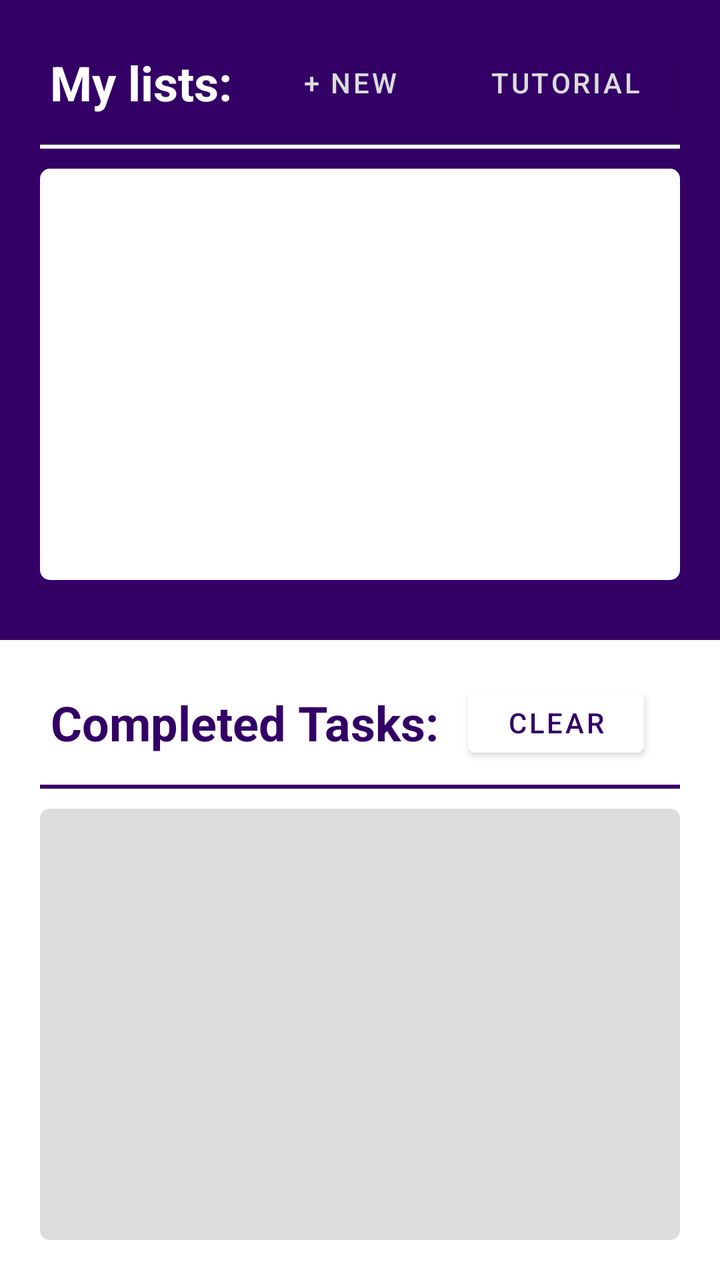
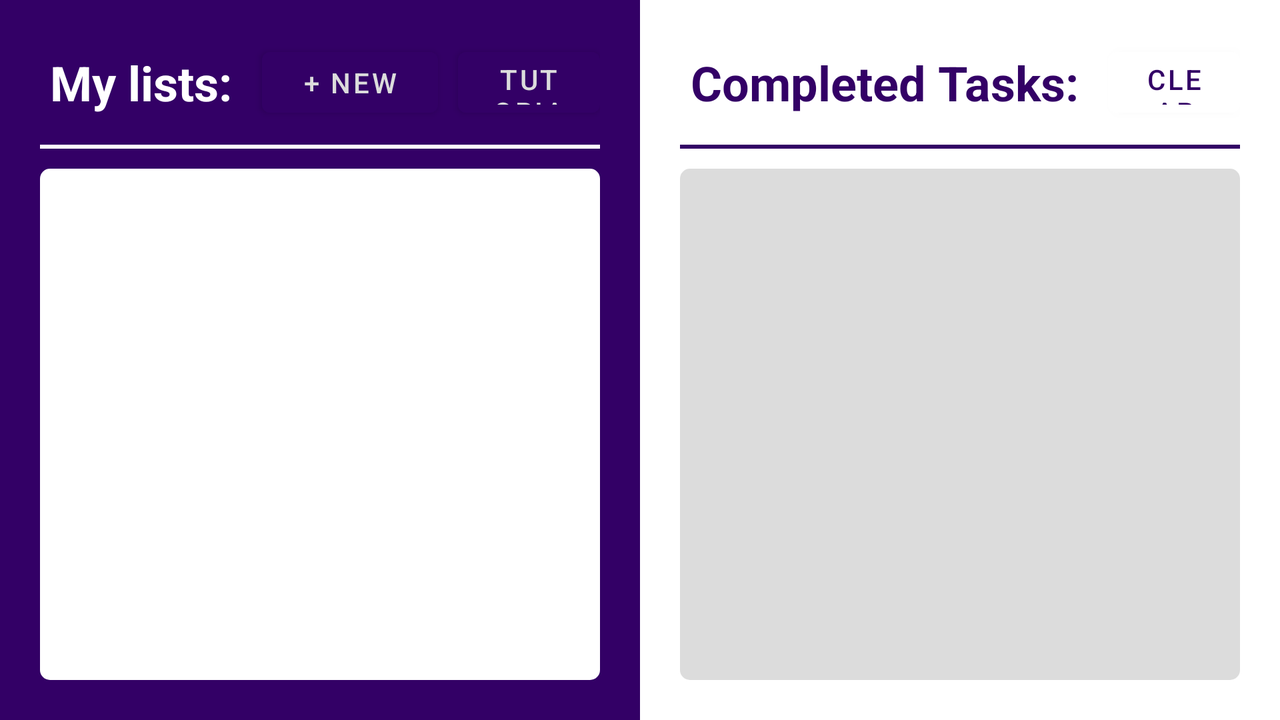

Compare how this app lays out the same screen by default and in its alternative resource folder. The renders come first, then the two layout files and the values they reference.
<!-- AndroidManifest.xml: application theme Theme.ToDoListApp -->
<!-- res/layout/activity_main.xml -->
<?xml version="1.0" encoding="utf-8"?>
<androidx.constraintlayout.widget.ConstraintLayout xmlns:android="http://schemas.android.com/apk/res/android"
    xmlns:tools="http://schemas.android.com/tools"
    android:layout_width="match_parent"
    android:layout_height="match_parent"
    android:fitsSystemWindows="true"
    tools:context=".MainActivity">

    <LinearLayout
        android:layout_width="match_parent"
        android:layout_height="match_parent"
        android:orientation="vertical"
        tools:layout_editor_absoluteX="10dp"
        tools:layout_editor_absoluteY="10dp">

        <LinearLayout
            android:layout_width="wrap_content"
            android:layout_height="match_parent"
            android:layout_weight="0.45"
            android:background="#330066"
            android:orientation="vertical"
            android:padding="20dp">

            <LinearLayout
                android:layout_width="match_parent"
                android:layout_height="wrap_content"
                android:orientation="horizontal">

                <TextView
                    android:layout_width="wrap_content"
                    android:layout_height="wrap_content"
                    android:layout_marginEnd="10dp"
                    android:padding="5dp"
                    android:text="@string/to_do_lists"
                    android:textColor="@color/white"
                    android:textSize="24sp"
                    android:textStyle="bold" />

                <Button
                    android:id="@+id/new_task_button"
                    android:layout_width="wrap_content"
                    android:layout_height="match_parent"
                    android:layout_marginEnd="10dp"
                    android:backgroundTint="#330066"
                    android:foreground="@drawable/white_stroke_rectangle"
                    android:text="@string/plus_new"
                    android:textColor="@color/grey" />

                <Button
                    android:id="@+id/tutorial_button"
                    android:layout_width="wrap_content"
                    android:layout_height="match_parent"
                    android:backgroundTint="#330066"
                    android:foreground="@drawable/white_stroke_rectangle"
                    android:text="@string/tutorial"
                    android:textColor="@color/grey" />


            </LinearLayout>

            <View
                android:layout_width="match_parent"
                android:layout_height="2dp"
                android:layout_marginVertical="10dp"
                android:background="@color/white" />

            <ListView
                android:id="@+id/tags_list"
                android:layout_width="match_parent"
                android:layout_height="match_parent"
                android:layout_marginBottom="10dp"
                android:background="@drawable/white_corner_box">

            </ListView>

        </LinearLayout>

        <LinearLayout
            android:layout_width="wrap_content"
            android:layout_height="match_parent"
            android:layout_weight="0.45"
            android:background="@color/white"
            android:orientation="vertical"
            android:padding="20dp">

            <LinearLayout
                android:layout_width="match_parent"
                android:layout_height="wrap_content"
                android:orientation="horizontal">

                <TextView
                    android:layout_width="wrap_content"
                    android:layout_height="wrap_content"
                    android:layout_marginEnd="10dp"
                    android:gravity="clip_horizontal|center"
                    android:padding="5dp"
                    android:text="@string/completed_tasks"
                    android:textColor="#330066"
                    android:textSize="24sp"
                    android:textStyle="bold" />

                <Button
                    android:id="@+id/clear_tasks_button"
                    android:layout_width="wrap_content"
                    android:layout_height="match_parent"
                    android:backgroundTint="@color/white"
                    android:foreground="@drawable/purple_stroke_rectangle"
                    android:text="@string/clear"
                    android:textColor="#330066" />

            </LinearLayout>

            <View
                android:layout_width="match_parent"
                android:layout_height="2dp"
                android:layout_marginVertical="10dp"
                android:background="#330066" />

            <ListView

                android:id="@+id/completed_tasks"
                android:layout_width="match_parent"
                android:layout_height="match_parent"
                android:background="@drawable/grey_corner_box" />
        </LinearLayout>
    </LinearLayout>

</androidx.constraintlayout.widget.ConstraintLayout>
<!-- resources referenced by this layout -->
<resources>
  <color name="grey">#dcdcdc</color>
  <color name="white">#FFFFFFFF</color>
  <!-- drawable grey_corner_box (drawable) -->
  <?xml version="1.0" encoding="utf-8"?>
  <shape xmlns:android="http://schemas.android.com/apk/res/android"
      android:shape="rectangle">
      <solid
          android:width="5dp"
          android:color="@color/grey" />
      <corners android:radius="5dp" />
  </shape>
  <!-- drawable purple_stroke_rectangle (drawable) -->
  <?xml version="1.0" encoding="utf-8"?>
  <shape xmlns:android="http://schemas.android.com/apk/res/android"
      android:shape="rectangle">
      <stroke
          android:width="5dp"
          android:color="#330066" />
      <corners android:radius="5dp" />
  </shape>
  <!-- drawable white_corner_box (drawable) -->
  <?xml version="1.0" encoding="utf-8"?>
  <shape xmlns:android="http://schemas.android.com/apk/res/android"
      android:shape="rectangle">
      <solid
          android:width="5dp"
          android:color="@color/white" />
      <corners android:radius="5dp" />
  </shape>
  <!-- drawable white_stroke_rectangle (drawable) -->
  <?xml version="1.0" encoding="utf-8"?>
  <shape xmlns:android="http://schemas.android.com/apk/res/android"
      android:shape="rectangle">
      <stroke
          android:width="5dp"
          android:color="@color/white" />
      <corners android:radius="5dp" />
  </shape>
  <string name="clear">clear</string>
  <string name="completed_tasks">Completed Tasks:</string>
  <string name="plus_new">+ New</string>
  <string name="to_do_lists">My lists:</string>
  <string name="tutorial">Tutorial</string>
  <style name="Theme.ToDoListApp" parent="Theme.MaterialComponents.Light.NoActionBar">
          <item name="android:windowTranslucentStatus">true</item>
          <item name="android:windowTranslucentNavigation">true</item>
      </style>
</resources>
<!-- res/layout-land/activity_main.xml (the repository's variant of the layout above) -->
<!-- drawn on the phone turned sideways -->
<?xml version="1.0" encoding="utf-8"?>
<androidx.constraintlayout.widget.ConstraintLayout xmlns:android="http://schemas.android.com/apk/res/android"
    xmlns:tools="http://schemas.android.com/tools"
    android:layout_width="match_parent"
    android:layout_height="match_parent"
    android:fitsSystemWindows="true"
    tools:context=".MainActivity">

    <LinearLayout
        android:layout_width="match_parent"
        android:layout_height="match_parent"
        android:orientation="horizontal"
        tools:layout_editor_absoluteX="10dp"
        tools:layout_editor_absoluteY="10dp">

        <LinearLayout
            android:layout_width="wrap_content"
            android:layout_height="match_parent"
            android:layout_weight="0.5"
            android:background="#330066"
            android:orientation="vertical"
            android:padding="20dp">

            <LinearLayout
                android:layout_width="match_parent"
                android:layout_height="wrap_content"
                android:orientation="horizontal">

                <TextView
                    android:layout_width="wrap_content"
                    android:layout_height="wrap_content"
                    android:layout_marginEnd="10dp"
                    android:gravity="clip_horizontal|center"
                    android:padding="5dp"
                    android:text="@string/to_do_lists"
                    android:textColor="@color/white"
                    android:textSize="24sp"
                    android:textStyle="bold" />

                <Button
                    android:id="@+id/new_task_button"
                    android:layout_width="wrap_content"
                    android:layout_height="match_parent"
                    android:layout_marginEnd="10dp"
                    android:backgroundTint="#330066"
                    android:foreground="@drawable/white_stroke_rectangle"
                    android:text="@string/plus_new"
                    android:textColor="@color/grey" />

                <Button
                    android:id="@+id/tutorial_button"
                    android:layout_width="wrap_content"
                    android:layout_height="match_parent"
                    android:backgroundTint="#330066"
                    android:foreground="@drawable/white_stroke_rectangle"
                    android:text="@string/tutorial"
                    android:textColor="@color/grey" />

            </LinearLayout>

            <View
                android:layout_width="match_parent"
                android:layout_height="2dp"
                android:layout_marginVertical="10dp"
                android:background="@color/white" />

            <ListView
                android:id="@+id/tags_list"
                android:layout_width="match_parent"
                android:layout_height="match_parent"
                android:background="@drawable/white_corner_box">

            </ListView>

        </LinearLayout>

        <LinearLayout
            android:layout_width="wrap_content"
            android:layout_height="match_parent"
            android:layout_weight="0.5"
            android:background="@color/white"
            android:orientation="vertical"
            android:padding="20dp">

            <LinearLayout
                android:layout_width="match_parent"
                android:layout_height="wrap_content"
                android:orientation="horizontal">

                <TextView
                    android:layout_width="wrap_content"
                    android:layout_height="wrap_content"
                    android:layout_marginEnd="10dp"
                    android:gravity="clip_horizontal|center"
                    android:padding="5dp"
                    android:text="@string/completed_tasks"
                    android:textColor="#330066"
                    android:textSize="24sp"
                    android:textStyle="bold" />

                <Button
                    android:id="@+id/clear_tasks_button"
                    android:layout_width="wrap_content"
                    android:layout_height="match_parent"
                    android:backgroundTint="@color/white"
                    android:foreground="@drawable/purple_stroke_rectangle"
                    android:text="@string/clear"
                    android:textColor="#330066" />

            </LinearLayout>

            <View
                android:layout_width="match_parent"
                android:layout_height="2dp"
                android:layout_marginVertical="10dp"
                android:background="#330066" />

            <ListView
                android:id="@+id/completed_tasks"
                android:layout_width="match_parent"
                android:layout_height="match_parent"
                android:background="@drawable/grey_corner_box" />
        </LinearLayout>
    </LinearLayout>

</androidx.constraintlayout.widget.ConstraintLayout>
